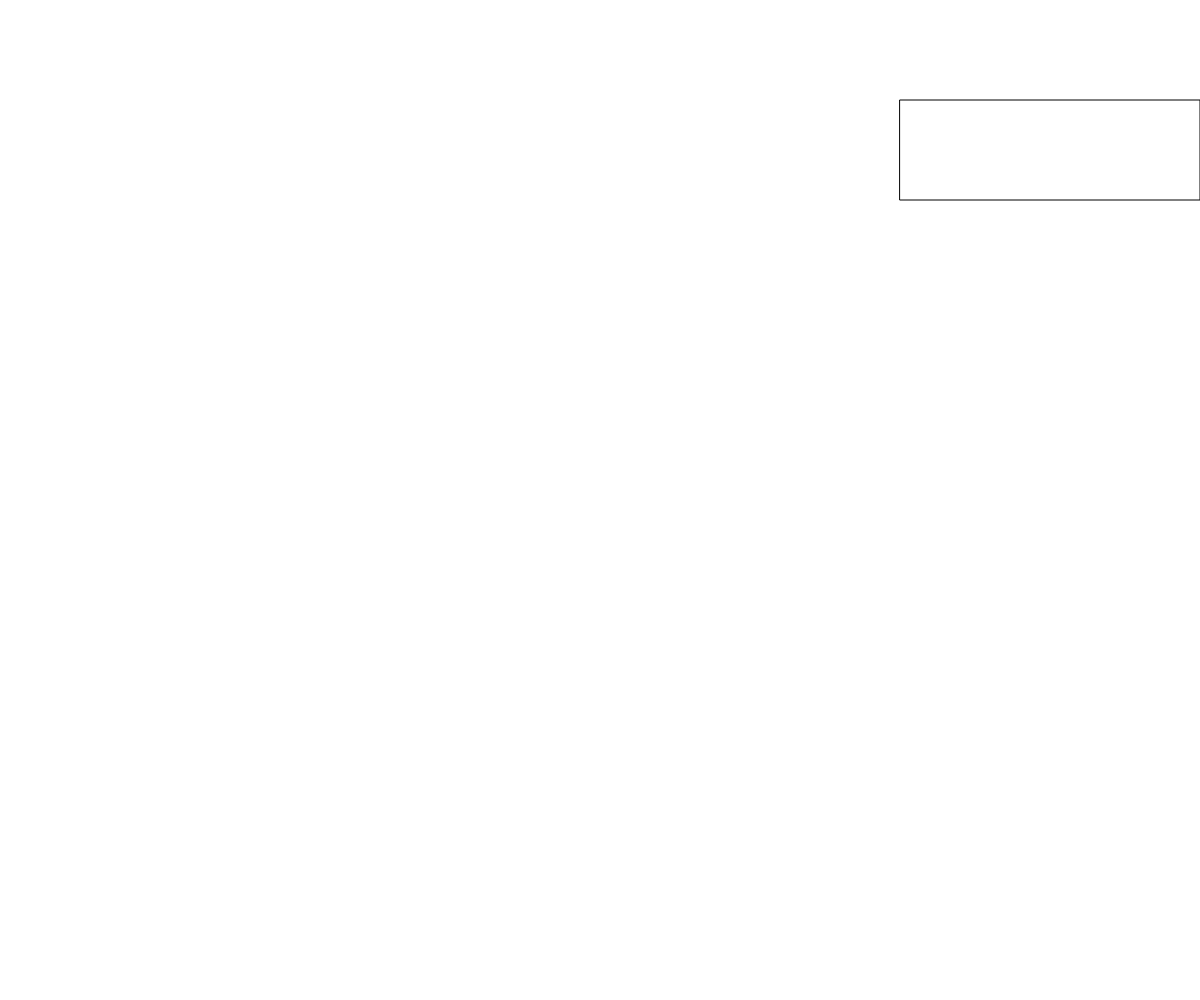
Frame 1 (no input)
Frame 60 (no input): identical to frame 1, image omitted
Frame 120 (the mouse pressed at the canvas centre since frame 60): identical to frame 1, image omitted

The p5.js sketch that drew this single still picture (run headless with seeded random() and noise() and a simulated clock; from frame 60 on, the mouse is pressed at the canvas centre):

// p5.js sketch
// ── sketch.js
function easeInOutQuad(x) {
	return x < 0.5 ? 2 * x * x : 1 - Math.pow(-2 * x + 2, 2) / 2;
}

console.log(easeInOutQuad(0), easeInOutQuad(1))

class Rectangle{
	x = 100;
	y = 100;

	f = 0;
	isOpen = false;
	constructor(x, y){
		this.x = x;
		this.y = y;
	}

	open(){
		if(this.isOpen) return;
		this.isOpen = true;
		this.f = 100;
	}

	close(){
		if(!this.isOpen) return;
		this.isOpen = false;
		this.f = 100;
	}

	draw(){
		if(this.isOpen && this.f != 0){
			this.x += easeInOutQuad(this.f / 100) * 5;
			this.f -= 1;
		}
		if(!this.isOpen && this.f != 0){
			this.x -= easeInOutQuad(this.f / 100) * 5;
			this.f -= 1;
		}
		rect(this.x, this.y, 300, 100);
	}
}

var rec;

function setup(){
	createCanvas(windowWidth, windowHeight);
	rec = new Rectangle(windowWidth - 300, 100);
}

function draw(){
	clear();
	rec.draw();
}

function keyPressed() {
	if (keyCode  === RIGHT_ARROW && rec.f === 0) {
		rec.open();
	} else if (keyCode  === LEFT_ARROW && rec.f === 0) {
		rec.close();
	}
}
